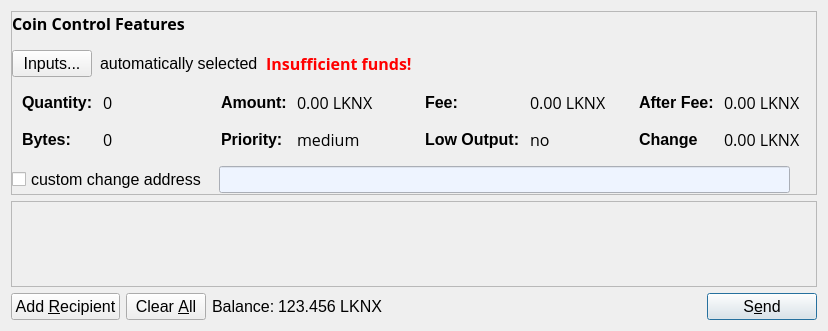
<?xml version="1.0" encoding="UTF-8"?>
<ui version="4.0">
 <class>SendCoinsDialog</class>
 <widget class="QDialog" name="SendCoinsDialog">
  <property name="geometry">
   <rect>
    <x>0</x>
    <y>0</y>
    <width>828</width>
    <height>331</height>
   </rect>
  </property>
  <property name="font">
   <font>
    <family>Lucida Grande</family>
    <pointsize>12</pointsize>
   </font>
  </property>
  <property name="windowTitle">
   <string>Send Coins</string>
  </property>
  <property name="styleSheet">
   <string notr="true"/>
  </property>
  <layout class="QVBoxLayout" name="verticalLayout">
   <item>
    <widget class="QFrame" name="frameCoinControl">
     <property name="frameShape">
      <enum>QFrame::StyledPanel</enum>
     </property>
     <property name="frameShadow">
      <enum>QFrame::Sunken</enum>
     </property>
     <property name="lineWidth">
      <number>0</number>
     </property>
     <layout class="QVBoxLayout" name="verticalLayoutCoinControl2">
      <property name="spacing">
       <number>6</number>
      </property>
      <property name="leftMargin">
       <number>0</number>
      </property>
      <property name="topMargin">
       <number>0</number>
      </property>
      <property name="rightMargin">
       <number>0</number>
      </property>
      <property name="bottomMargin">
       <number>0</number>
      </property>
      <item>
       <layout class="QVBoxLayout" name="verticalLayoutCoinControl">
        <property name="spacing">
         <number>0</number>
        </property>
        <property name="leftMargin">
         <number>0</number>
        </property>
        <property name="topMargin">
         <number>0</number>
        </property>
        <item>
         <layout class="QHBoxLayout" name="horizontalLayoutCoinControl1">
          <property name="bottomMargin">
           <number>15</number>
          </property>
          <item>
           <widget class="QLabel" name="labelCoinControlFeatures">
            <property name="sizePolicy">
             <sizepolicy hsizetype="Preferred" vsizetype="Maximum">
              <horstretch>0</horstretch>
              <verstretch>0</verstretch>
             </sizepolicy>
            </property>
            <property name="font">
             <font>
              <family>Open Sans,sans-serif</family>
              <weight>75</weight>
              <bold>true</bold>
             </font>
            </property>
            <property name="styleSheet">
             <string notr="true">font-weight:bold;</string>
            </property>
            <property name="text">
             <string>Coin Control Features</string>
            </property>
           </widget>
          </item>
         </layout>
        </item>
        <item>
         <layout class="QHBoxLayout" name="horizontalLayoutCoinControl2">
          <property name="spacing">
           <number>8</number>
          </property>
          <property name="bottomMargin">
           <number>10</number>
          </property>
          <item>
           <widget class="QPushButton" name="pushButtonCoinControl">
            <property name="styleSheet">
             <string notr="true"/>
            </property>
            <property name="text">
             <string>Inputs...</string>
            </property>
           </widget>
          </item>
          <item>
           <widget class="QLabel" name="labelCoinControlAutomaticallySelected">
            <property name="text">
             <string>automatically selected</string>
            </property>
            <property name="margin">
             <number>5</number>
            </property>
           </widget>
          </item>
          <item>
           <widget class="QLabel" name="labelCoinControlInsuffFunds">
            <property name="font">
             <font>
              <family>Open Sans,sans-serif</family>
              <weight>75</weight>
              <bold>true</bold>
             </font>
            </property>
            <property name="styleSheet">
             <string notr="true">color:red;font-weight:bold;</string>
            </property>
            <property name="text">
             <string>Insufficient funds!</string>
            </property>
            <property name="margin">
             <number>5</number>
            </property>
           </widget>
          </item>
          <item>
           <spacer name="horizontalSpacerCoinControl">
            <property name="orientation">
             <enum>Qt::Horizontal</enum>
            </property>
            <property name="sizeHint" stdset="0">
             <size>
              <width>40</width>
              <height>1</height>
             </size>
            </property>
           </spacer>
          </item>
         </layout>
        </item>
        <item>
         <widget class="QWidget" name="widgetCoinControl" native="true">
          <property name="styleSheet">
           <string notr="true"/>
          </property>
          <layout class="QHBoxLayout" name="horizontalLayoutCoinControl5">
           <property name="leftMargin">
            <number>0</number>
           </property>
           <property name="topMargin">
            <number>0</number>
           </property>
           <property name="rightMargin">
            <number>0</number>
           </property>
           <property name="bottomMargin">
            <number>0</number>
           </property>
           <item>
            <layout class="QHBoxLayout" name="horizontalLayoutCoinControl3">
             <property name="spacing">
              <number>20</number>
             </property>
             <property name="topMargin">
              <number>0</number>
             </property>
             <property name="bottomMargin">
              <number>10</number>
             </property>
             <item>
              <layout class="QFormLayout" name="formLayoutCoinControl1">
               <property name="horizontalSpacing">
                <number>10</number>
               </property>
               <property name="verticalSpacing">
                <number>14</number>
               </property>
               <property name="leftMargin">
                <number>10</number>
               </property>
               <property name="topMargin">
                <number>4</number>
               </property>
               <property name="rightMargin">
                <number>6</number>
               </property>
               <item row="0" column="0">
                <widget class="QLabel" name="labelCoinControlQuantityText">
                 <property name="styleSheet">
                  <string notr="true">font-weight:bold;</string>
                 </property>
                 <property name="text">
                  <string>Quantity:</string>
                 </property>
                 <property name="margin">
                  <number>0</number>
                 </property>
                </widget>
               </item>
               <item row="0" column="1">
                <widget class="QLabel" name="labelCoinControlQuantity">
                 <property name="font">
                  <font>
                   <family>Open Sans,sans-serif</family>
                  </font>
                 </property>
                 <property name="cursor">
                  <cursorShape>IBeamCursor</cursorShape>
                 </property>
                 <property name="contextMenuPolicy">
                  <enum>Qt::ActionsContextMenu</enum>
                 </property>
                 <property name="text">
                  <string>0</string>
                 </property>
                 <property name="margin">
                  <number>0</number>
                 </property>
                 <property name="textInteractionFlags">
                  <set>Qt::LinksAccessibleByMouse|Qt::TextSelectableByKeyboard|Qt::TextSelectableByMouse</set>
                 </property>
                </widget>
               </item>
               <item row="1" column="0">
                <widget class="QLabel" name="labelCoinControlBytesText">
                 <property name="styleSheet">
                  <string notr="true">font-weight:bold;</string>
                 </property>
                 <property name="text">
                  <string>Bytes:</string>
                 </property>
                </widget>
               </item>
               <item row="1" column="1">
                <widget class="QLabel" name="labelCoinControlBytes">
                 <property name="font">
                  <font>
                   <family>Open Sans,sans-serif</family>
                  </font>
                 </property>
                 <property name="cursor">
                  <cursorShape>IBeamCursor</cursorShape>
                 </property>
                 <property name="contextMenuPolicy">
                  <enum>Qt::ActionsContextMenu</enum>
                 </property>
                 <property name="text">
                  <string>0</string>
                 </property>
                 <property name="textInteractionFlags">
                  <set>Qt::LinksAccessibleByMouse|Qt::TextSelectableByKeyboard|Qt::TextSelectableByMouse</set>
                 </property>
                </widget>
               </item>
              </layout>
             </item>
             <item>
              <layout class="QFormLayout" name="formLayoutCoinControl2">
               <property name="horizontalSpacing">
                <number>10</number>
               </property>
               <property name="verticalSpacing">
                <number>14</number>
               </property>
               <property name="leftMargin">
                <number>6</number>
               </property>
               <property name="topMargin">
                <number>4</number>
               </property>
               <property name="rightMargin">
                <number>6</number>
               </property>
               <item row="0" column="0">
                <widget class="QLabel" name="labelCoinControlAmountText">
                 <property name="styleSheet">
                  <string notr="true">font-weight:bold;</string>
                 </property>
                 <property name="text">
                  <string>Amount:</string>
                 </property>
                 <property name="margin">
                  <number>0</number>
                 </property>
                </widget>
               </item>
               <item row="0" column="1">
                <widget class="QLabel" name="labelCoinControlAmount">
                 <property name="font">
                  <font>
                   <family>Open Sans,sans-serif</family>
                  </font>
                 </property>
                 <property name="cursor">
                  <cursorShape>IBeamCursor</cursorShape>
                 </property>
                 <property name="contextMenuPolicy">
                  <enum>Qt::ActionsContextMenu</enum>
                 </property>
                 <property name="text">
                  <string>0.00 LKNX</string>
                 </property>
                 <property name="textInteractionFlags">
                  <set>Qt::LinksAccessibleByMouse|Qt::TextSelectableByKeyboard|Qt::TextSelectableByMouse</set>
                 </property>
                </widget>
               </item>
               <item row="1" column="0">
                <widget class="QLabel" name="labelCoinControlPriorityText">
                 <property name="styleSheet">
                  <string notr="true">font-weight:bold;</string>
                 </property>
                 <property name="text">
                  <string>Priority:</string>
                 </property>
                </widget>
               </item>
               <item row="1" column="1">
                <widget class="QLabel" name="labelCoinControlPriority">
                 <property name="font">
                  <font>
                   <family>Open Sans,sans-serif</family>
                  </font>
                 </property>
                 <property name="cursor">
                  <cursorShape>IBeamCursor</cursorShape>
                 </property>
                 <property name="contextMenuPolicy">
                  <enum>Qt::ActionsContextMenu</enum>
                 </property>
                 <property name="text">
                  <string>medium</string>
                 </property>
                 <property name="textInteractionFlags">
                  <set>Qt::LinksAccessibleByMouse|Qt::TextSelectableByKeyboard|Qt::TextSelectableByMouse</set>
                 </property>
                </widget>
               </item>
              </layout>
             </item>
             <item>
              <layout class="QFormLayout" name="formLayoutCoinControl3">
               <property name="horizontalSpacing">
                <number>10</number>
               </property>
               <property name="verticalSpacing">
                <number>14</number>
               </property>
               <property name="leftMargin">
                <number>6</number>
               </property>
               <property name="topMargin">
                <number>4</number>
               </property>
               <property name="rightMargin">
                <number>6</number>
               </property>
               <item row="0" column="0">
                <widget class="QLabel" name="labelCoinControlFeeText">
                 <property name="styleSheet">
                  <string notr="true">font-weight:bold;</string>
                 </property>
                 <property name="text">
                  <string>Fee:</string>
                 </property>
                 <property name="margin">
                  <number>0</number>
                 </property>
                </widget>
               </item>
               <item row="0" column="1">
                <widget class="QLabel" name="labelCoinControlFee">
                 <property name="font">
                  <font>
                   <family>Open Sans,sans-serif</family>
                  </font>
                 </property>
                 <property name="cursor">
                  <cursorShape>IBeamCursor</cursorShape>
                 </property>
                 <property name="contextMenuPolicy">
                  <enum>Qt::ActionsContextMenu</enum>
                 </property>
                 <property name="text">
                  <string>0.00 LKNX</string>
                 </property>
                 <property name="textInteractionFlags">
                  <set>Qt::LinksAccessibleByMouse|Qt::TextSelectableByKeyboard|Qt::TextSelectableByMouse</set>
                 </property>
                </widget>
               </item>
               <item row="1" column="0">
                <widget class="QLabel" name="labelCoinControlLowOutputText">
                 <property name="styleSheet">
                  <string notr="true">font-weight:bold;</string>
                 </property>
                 <property name="text">
                  <string>Low Output:</string>
                 </property>
                </widget>
               </item>
               <item row="1" column="1">
                <widget class="QLabel" name="labelCoinControlLowOutput">
                 <property name="font">
                  <font>
                   <family>Open Sans,sans-serif</family>
                  </font>
                 </property>
                 <property name="cursor">
                  <cursorShape>IBeamCursor</cursorShape>
                 </property>
                 <property name="contextMenuPolicy">
                  <enum>Qt::ActionsContextMenu</enum>
                 </property>
                 <property name="text">
                  <string>no</string>
                 </property>
                 <property name="textInteractionFlags">
                  <set>Qt::LinksAccessibleByMouse|Qt::TextSelectableByKeyboard|Qt::TextSelectableByMouse</set>
                 </property>
                </widget>
               </item>
              </layout>
             </item>
             <item>
              <layout class="QFormLayout" name="formLayoutCoinControl4">
               <property name="horizontalSpacing">
                <number>10</number>
               </property>
               <property name="verticalSpacing">
                <number>14</number>
               </property>
               <property name="leftMargin">
                <number>6</number>
               </property>
               <property name="topMargin">
                <number>4</number>
               </property>
               <property name="rightMargin">
                <number>6</number>
               </property>
               <item row="0" column="0">
                <widget class="QLabel" name="labelCoinControlAfterFeeText">
                 <property name="styleSheet">
                  <string notr="true">font-weight:bold;</string>
                 </property>
                 <property name="text">
                  <string>After Fee:</string>
                 </property>
                 <property name="margin">
                  <number>0</number>
                 </property>
                </widget>
               </item>
               <item row="0" column="1">
                <widget class="QLabel" name="labelCoinControlAfterFee">
                 <property name="font">
                  <font>
                   <family>Open Sans,sans-serif</family>
                  </font>
                 </property>
                 <property name="cursor">
                  <cursorShape>IBeamCursor</cursorShape>
                 </property>
                 <property name="contextMenuPolicy">
                  <enum>Qt::ActionsContextMenu</enum>
                 </property>
                 <property name="text">
                  <string>0.00 LKNX</string>
                 </property>
                 <property name="textInteractionFlags">
                  <set>Qt::LinksAccessibleByMouse|Qt::TextSelectableByKeyboard|Qt::TextSelectableByMouse</set>
                 </property>
                </widget>
               </item>
               <item row="1" column="0">
                <widget class="QLabel" name="labelCoinControlChangeText">
                 <property name="styleSheet">
                  <string notr="true">font-weight:bold;</string>
                 </property>
                 <property name="text">
                  <string>Change</string>
                 </property>
                </widget>
               </item>
               <item row="1" column="1">
                <widget class="QLabel" name="labelCoinControlChange">
                 <property name="font">
                  <font>
                   <family>Open Sans,sans-serif</family>
                  </font>
                 </property>
                 <property name="cursor">
                  <cursorShape>IBeamCursor</cursorShape>
                 </property>
                 <property name="contextMenuPolicy">
                  <enum>Qt::ActionsContextMenu</enum>
                 </property>
                 <property name="text">
                  <string>0.00 LKNX</string>
                 </property>
                 <property name="textInteractionFlags">
                  <set>Qt::LinksAccessibleByMouse|Qt::TextSelectableByKeyboard|Qt::TextSelectableByMouse</set>
                 </property>
                </widget>
               </item>
              </layout>
             </item>
            </layout>
           </item>
          </layout>
         </widget>
        </item>
        <item>
         <layout class="QHBoxLayout" name="horizontalLayoutCoinControl4">
          <property name="spacing">
           <number>12</number>
          </property>
          <property name="topMargin">
           <number>5</number>
          </property>
          <property name="rightMargin">
           <number>5</number>
          </property>
          <item>
           <widget class="QCheckBox" name="checkBoxCoinControlChange">
            <property name="text">
             <string>custom change address</string>
            </property>
           </widget>
          </item>
          <item>
           <widget class="QLineEdit" name="lineEditCoinControlChange">
            <property name="enabled">
             <bool>false</bool>
            </property>
            <property name="sizePolicy">
             <sizepolicy hsizetype="Expanding" vsizetype="Fixed">
              <horstretch>0</horstretch>
              <verstretch>0</verstretch>
             </sizepolicy>
            </property>
            <property name="styleSheet">
             <string notr="true">background-color:rgb(238,244,255);</string>
            </property>
           </widget>
          </item>
          <item>
           <widget class="QLabel" name="labelCoinControlChangeLabel">
            <property name="sizePolicy">
             <sizepolicy hsizetype="Preferred" vsizetype="Expanding">
              <horstretch>0</horstretch>
              <verstretch>0</verstretch>
             </sizepolicy>
            </property>
            <property name="minimumSize">
             <size>
              <width>0</width>
              <height>0</height>
             </size>
            </property>
            <property name="text">
             <string/>
            </property>
            <property name="margin">
             <number>3</number>
            </property>
           </widget>
          </item>
         </layout>
        </item>
        <item>
         <spacer name="verticalSpacerCoinControl">
          <property name="orientation">
           <enum>Qt::Vertical</enum>
          </property>
          <property name="sizeHint" stdset="0">
           <size>
            <width>800</width>
            <height>1</height>
           </size>
          </property>
         </spacer>
        </item>
       </layout>
      </item>
     </layout>
    </widget>
   </item>
   <item>
    <widget class="QScrollArea" name="scrollArea">
     <property name="lineWidth">
      <number>0</number>
     </property>
     <property name="widgetResizable">
      <bool>true</bool>
     </property>
     <widget class="QWidget" name="scrollAreaWidgetContents">
      <property name="geometry">
       <rect>
        <x>0</x>
        <y>0</y>
        <width>802</width>
        <height>77</height>
       </rect>
      </property>
      <layout class="QVBoxLayout" name="verticalLayout_2">
       <property name="leftMargin">
        <number>0</number>
       </property>
       <property name="topMargin">
        <number>0</number>
       </property>
       <property name="rightMargin">
        <number>0</number>
       </property>
       <property name="bottomMargin">
        <number>0</number>
       </property>
       <item>
        <layout class="QVBoxLayout" name="entries">
         <property name="spacing">
          <number>6</number>
         </property>
        </layout>
       </item>
       <item>
        <spacer name="verticalSpacer">
         <property name="orientation">
          <enum>Qt::Vertical</enum>
         </property>
         <property name="sizeHint" stdset="0">
          <size>
           <width>20</width>
           <height>40</height>
          </size>
         </property>
        </spacer>
       </item>
      </layout>
     </widget>
    </widget>
   </item>
   <item>
    <layout class="QHBoxLayout" name="horizontalLayout">
     <item>
      <widget class="QPushButton" name="addButton">
       <property name="toolTip">
        <string>Send to multiple recipients at once</string>
       </property>
       <property name="text">
        <string>Add &amp;Recipient</string>
       </property>
       <property name="icon">
        <iconset resource="../bitcoin.qrc">
         <normaloff>:/icons/add</normaloff>:/icons/add</iconset>
       </property>
       <property name="autoDefault">
        <bool>false</bool>
       </property>
      </widget>
     </item>
     <item>
      <widget class="QPushButton" name="clearButton">
       <property name="sizePolicy">
        <sizepolicy hsizetype="Minimum" vsizetype="Fixed">
         <horstretch>0</horstretch>
         <verstretch>0</verstretch>
        </sizepolicy>
       </property>
       <property name="toolTip">
        <string>Remove all transaction fields</string>
       </property>
       <property name="text">
        <string>Clear &amp;All</string>
       </property>
       <property name="icon">
        <iconset resource="../bitcoin.qrc">
         <normaloff>:/icons/remove</normaloff>:/icons/remove</iconset>
       </property>
       <property name="autoRepeatDelay">
        <number>300</number>
       </property>
       <property name="autoDefault">
        <bool>false</bool>
       </property>
      </widget>
     </item>
     <item>
      <layout class="QHBoxLayout" name="horizontalLayout_2">
       <property name="spacing">
        <number>3</number>
       </property>
       <item>
        <widget class="QLabel" name="label">
         <property name="sizePolicy">
          <sizepolicy hsizetype="Preferred" vsizetype="Fixed">
           <horstretch>0</horstretch>
           <verstretch>0</verstretch>
          </sizepolicy>
         </property>
         <property name="text">
          <string>Balance:</string>
         </property>
        </widget>
       </item>
       <item>
        <widget class="QLabel" name="labelBalance">
         <property name="sizePolicy">
          <sizepolicy hsizetype="Preferred" vsizetype="Fixed">
           <horstretch>0</horstretch>
           <verstretch>0</verstretch>
          </sizepolicy>
         </property>
         <property name="cursor">
          <cursorShape>IBeamCursor</cursorShape>
         </property>
         <property name="text">
          <string>123.456 LKNX</string>
         </property>
         <property name="textInteractionFlags">
          <set>Qt::LinksAccessibleByMouse|Qt::TextSelectableByKeyboard|Qt::TextSelectableByMouse</set>
         </property>
        </widget>
       </item>
      </layout>
     </item>
     <item>
      <spacer name="horizontalSpacer">
       <property name="orientation">
        <enum>Qt::Horizontal</enum>
       </property>
       <property name="sizeHint" stdset="0">
        <size>
         <width>40</width>
         <height>20</height>
        </size>
       </property>
      </spacer>
     </item>
     <item>
      <widget class="QPushButton" name="sendButton">
       <property name="minimumSize">
        <size>
         <width>110</width>
         <height>0</height>
        </size>
       </property>
       <property name="toolTip">
        <string>Confirm the send action</string>
       </property>
       <property name="text">
        <string>S&amp;end</string>
       </property>
       <property name="icon">
        <iconset resource="../bitcoin.qrc">
         <normaloff>:/icons/send</normaloff>:/icons/send</iconset>
       </property>
       <property name="iconSize">
        <size>
         <width>32</width>
         <height>16</height>
        </size>
       </property>
       <property name="default">
        <bool>true</bool>
       </property>
      </widget>
     </item>
    </layout>
   </item>
  </layout>
 </widget>
 <resources>
  <include location="../bitcoin.qrc"/>
 </resources>
 <connections/>
</ui>
